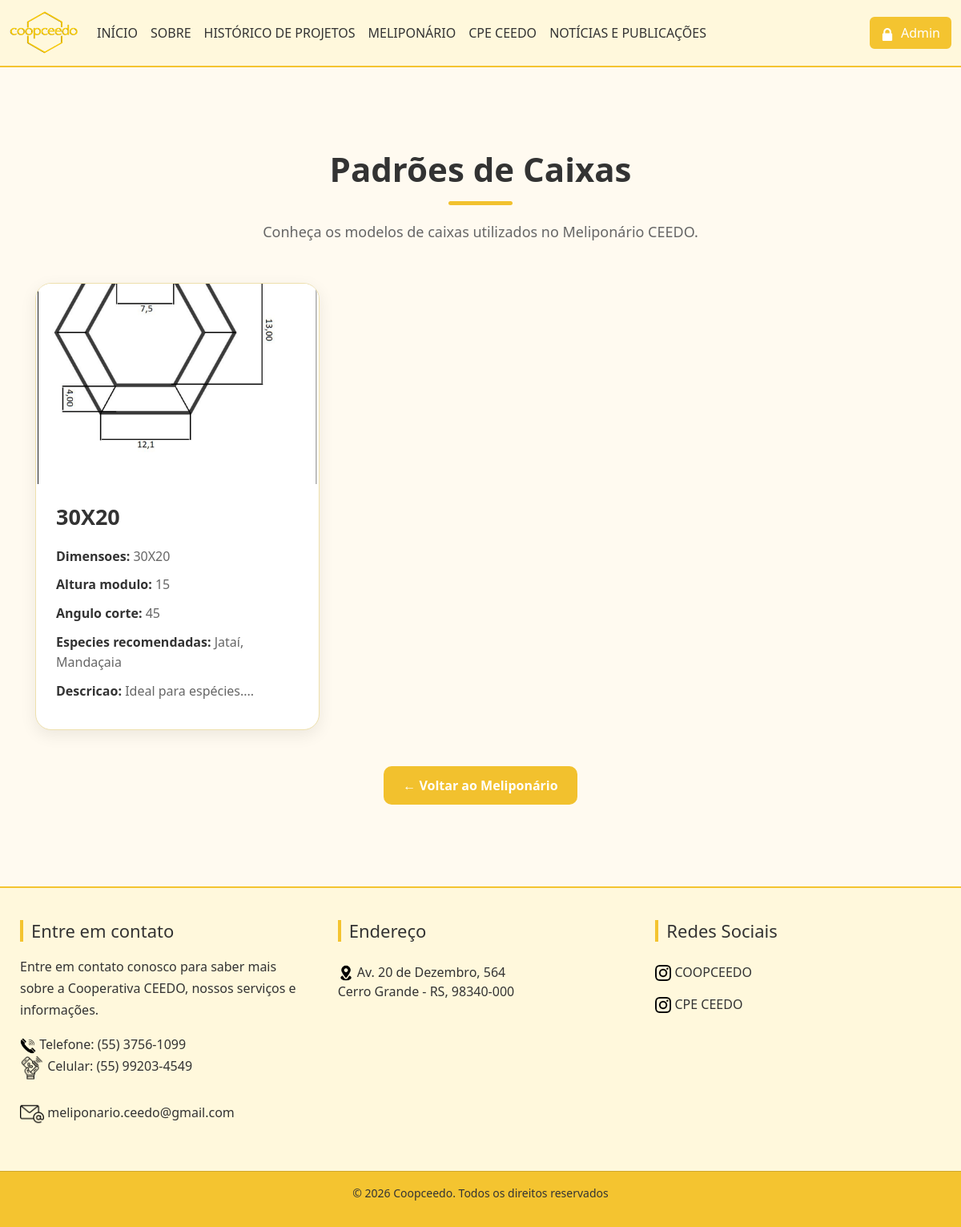
Before: /padroes_caixas.php with the older database file.
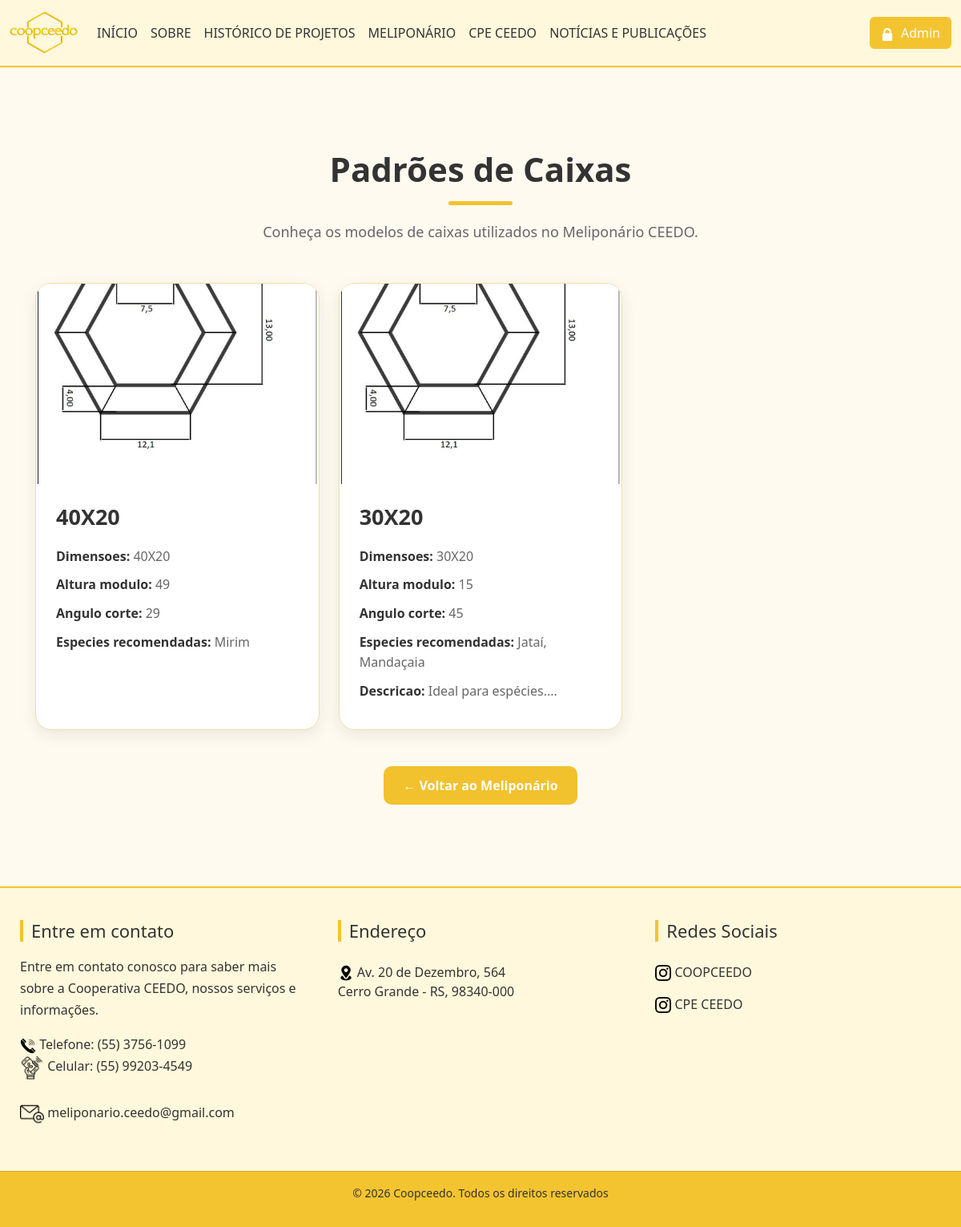
After: the same page with the newer database file.
### tables this page shows
CREATE TABLE `caixas` (
  `id` int(11) NOT NULL,
  `imagem` varchar(255) NOT NULL,
  `dimensoes` varchar(100) NOT NULL,
  `altura_modulo` int(11) NOT NULL,
  `angulo_corte` int(11) NOT NULL,
  `especies_recomendadas` varchar(200) NOT NULL,
  `descricao` text DEFAULT NULL
);

### padroes_caixas.php (the view, shortened to what this page needs)
<?php
$conexao = mysqli_connect("localhost", "root", "", "coopceedo");
mysqli_set_charset($conexao, "utf8mb4");
$sql = "SELECT * FROM caixas ORDER BY id DESC";
$resultado = mysqli_query($conexao, $sql);
$campos = [];
$estrutura = mysqli_query($conexao, "SHOW COLUMNS FROM caixas");
while ($campo = mysqli_fetch_assoc($estrutura)) {
    $campos[] = $campo['Field'];
}
$campo_imagem = null;
$possiveis_imagens = [
    'foto',
    'imagem',
    'foto_caixa',
    'imagem_caixa',
    'banner'
];
foreach ($possiveis_imagens as $possivel) {
    if (in_array($possivel, $campos)) {
        $campo_imagem = $possivel;
        break;
    }
}
?>
<!DOCTYPE html>
<html lang="pt-BR">
<head>
    <?php include 'includes_site/head.php'; ?>
</head>
<body>
    <?php include 'includes_site/header.php'; ?>
    <main>
        <section class="pagina-caixas">
            <div class="container">
                <div class="titulo-caixas">
                    <h1>
                        Padrões de Caixas
                    </h1>
                    <div class="linha-titulo"></div>
                    <p>
                        Conheça os modelos de caixas utilizados
                        no Meliponário CEEDO.
                    </p>
                </div>
                <div class="row g-4">
                    <?php if (mysqli_num_rows($resultado) > 0) { ?>
                        <?php while ($caixa = mysqli_fetch_assoc($resultado)) { ?>
                            <div class="col-12 col-md-6 col-lg-4">
                                <div class="card-caixa">
                                    <?php if (
                                        $campo_imagem &&
                                        !empty($caixa[$campo_imagem])
                                    ) { ?>
                                        <img
                                            src="./painel/uploads/<?php echo rawurlencode(basename($caixa[$campo_imagem])); ?>"
                                            alt="Padrão de caixa"
                                            class="imagem-caixa"
                                        >
                                    <?php } else { ?>
                                        <div class="sem-imagem">
                                            Imagem não cadastrada
                                        </div>
                                    <?php } ?>
                                    <div class="conteudo-caixa">
                                        <?php
                                        $titulo_mostrado = false;
                                        foreach ($campos as $campo) {
                                            if (
                                                $campo == 'id' ||
                                                $campo == $campo_imagem
                                            ) {
                                                continue;
                                            }
                                            if (!empty($caixa[$campo])) {
                                                if (!$titulo_mostrado) {
                                                    ?>
                                                    <h2 class="nome-caixa">
                                                        <?php
                                                        echo htmlspecialchars($caixa[$campo]);
                                                        ?>
                                                    </h2>
                                                    <?php
                                                    $titulo_mostrado = true;
                                                    continue;
                                                }
                                            }
                                        }
                                        ?>
                                        <?php
                                        foreach ($campos as $campo) {
                                            if (
                                                $campo == 'id' ||
                                                $campo == $campo_imagem
                                            ) {
                                                continue;
                                            }
                                            if (empty($caixa[$campo])) {
                                                continue;
                                            }
                                            $nome_exibicao = ucfirst(
                                                str_replace(
                                                    '_',
                                                    ' ',
                                                    $campo
                                                )
                                            );
                                            ?>
                                            <div class="informacao">
                                                <strong>
                                                    <?php echo htmlspecialchars($nome_exibicao); ?>:
                                                </strong>
                                                <?php
                                                echo nl2br(
                                                    htmlspecialchars($caixa[$campo])
                                                );
                                                ?>
                                            </div>
                                            <?php
                                        }
                                        ?>
                                    </div>
                                </div>
                            </div>
                        <?php } ?>
                    <?php } ?>
                </div>
                <div class="voltar">
                    <a href="meliponario.php">
                        ← Voltar ao Meliponário
                    </a>
                </div>
            </div>
        </section>
    </main>
    <?php include 'includes_site/footer.php'; ?>
</body>
</html>

### includes_site/head.php (shortened to what this page needs)
<link href="https://cdn.jsdelivr.net/npm/bootstrap@5.3.8/dist/css/bootstrap.min.css" rel="stylesheet">
<link rel="stylesheet" href="css/colors.css">
<link rel="stylesheet" href="css/style.css">

### includes_site/header.php (shortened to what this page needs)
<nav class="navbar navbar-expand-lg bg-light">
  <div class="container-fluid">
    <a class="navbar-brand" href="index.php">
      <img src="midias/logo.png" width="85" height="55" class="d-inline-block align-text-top" alt="Logo COOPCEEDO">
    </a>
    <div class="collapse navbar-collapse" id="navbarSupportedContent">
      <ul class="navbar-nav me-auto mb-2 mb-lg-0">
        <li class="nav-item"><a class="nav-link active" href="index.php">INÍCIO </a></li>
        <li class="nav-item"><a class="nav-link" href="sobre.php">SOBRE</a></li>
        <li class="nav-item"><a class="nav-link" href="historico_projetos.php">HISTÓRICO DE PROJETOS</a></li>
        <li class="nav-item"><a class="nav-link" href="meliponario.php">MELIPONÁRIO</a></li>
        <li class="nav-item"><a class="nav-link" href="cpe_ceedo.php">CPE CEEDO</a></li>
        <li class="nav-item"><a class="nav-link" href="noticias.php">NOTÍCIAS E PUBLICAÇÕES</a></li>
      </ul>
      <div class="d-flex ms-auto">
        <a href="login">
          <button class="btn btn-outline-success" type="button">
             <img src="midias/cadeado.png" alt="Cadeado" style="width: 16px; height: 16px; margin-right: 5px; vertical-align: middle;">
            Admin
          </button>
        </a>
      </div>
    </div>
  </div>
</nav>

### includes_site/footer.php
<footer class="footer">
    <div class="footer-content">
        <div class="footer-about">
            <h2>Entre em contato</h2>
            <p>
                Entre em contato conosco para saber mais sobre a Cooperativa CEEDO,
                nossos serviços e informações.
            </p>
            <p>
                <img src="midias/chamada-telefonica.png" width="20">
                Telefone: (55) 3756-1099<br>
                <img src="midias/celular.png" width="30">
                Celular: (55) 99203-4549<br><br>
                 <img src="midias/o-email.png" width="30">
                  meliponario.ceedo@gmail.com<br>
            </p>
        </div>
        <div class="footer-links">
            <h2>Endereço</h2>
            <a href="https://www.google.com/maps/place/Col%C3%A9gio+Estadual+Dr.+Dorvalino+Luciano+De+Souza/@-27.608603,-53.1685033,753m/data=!3m2!1e3!4b1!4m6!3m5!1s0x94fc9c7a449afacd:0x8f0cc9a34a5e507d!8m2!3d-27.608603!4d-53.165923!16s%2Fg%2F11cks68j6p?hl=pt-BR&entry=ttu&g_ep=EgoyMDI2MDgyNS4wIKXMDSoASAFQAw%3D%3D" target="_blank">
                <img src="midias/pin-de-localizacao.png" width="20">
                Av. 20 de Dezembro, 564<br>
                Cerro Grande - RS, 98340-000
            </a>
        </div>
        <div class="footer-social">
            <h2>Redes Sociais</h2>
            <a href="https://www.instagram.com/coop_ceedo?utm_source=ig_web_button_share_sheet&igsh=ZDNlZDc0MzIxNw%3D%3D" target="_blank">
                <img src="midias/instagram.png" width="20">
                 COOPCEEDO
            </a>
            <a href="https://www.instagram.com/cpe.ceedo/" target="_blank">
                <img src="midias/instagram.png" width="20">
                 CPE CEEDO
            </a>
        </div>
    </div>
    <div class="footer-copy">
        <p> © 2026 Coopceedo. Todos os direitos reservados</p>
    </div>
</footer>

### css/colors.css (style rules this page uses)
:root { --color-primary: #FFF8DC; --color-secondary: #F4C430; --color-light: #FAFAF5; --color-dark: #333333; --color-accent: #3A6EA5; }

### css/style.css (style rules this page uses)
html, body { height: 100%; margin: 0; font-family: 'Segoe UI', sans-serif; background-color: var(--color-light); color: var(--color-dark); display: flex; flex-direction: column; }
.navbar { background-color: var(--color-primary) !important; border-bottom: 2px solid var(--color-secondary); }
.navbar-brand { font-weight: bold; color: var(--color-dark) !important; }
.nav-link { color: var(--color-dark) !important; transition: 0.3s; }
.btn-outline-success { background-color: var(--color-secondary); border: 2px solid var(--color-secondary); color: #fff; font-weight: 500; }
main { flex: 1; padding: 2rem; }
.footer { width: 100%; margin-top: auto; flex-shrink: 0; background: var(--color-primary); color: var(--color-dark); border-top: 2px solid var(--color-secondary); }
.footer-content { max-width: 1200px; margin: auto; padding: 40px 25px; display: grid; grid-template-columns: repeat(auto-fit, minmax(250px, 1fr)); gap: 40px; }
.footer h2 { font-size: 22px; margin-bottom: 18px; border-left: 4px solid var(--color-secondary); padding-left: 10px; color: var(--color-dark); }
.footer p { line-height: 1.7; color: var(--color-dark); }
.footer-links, .footer-social { display: flex; flex-direction: column; }
.footer a { color: var(--color-dark); text-decoration: none; margin: 8px 0; transition: .3s; }
.footer-copy { text-align: center; padding: 15px; background: var(--color-secondary); font-size: 14px; border-top: 1px solid rgba(0,0,0,.15); color: #fff; }

### padroes_caixas.php (style rules this page uses)
body { background-color: #fffaf0; }
.pagina-caixas { padding: 70px 0; }
.titulo-caixas { text-align: center; margin-bottom: 50px; }
.titulo-caixas h1 { color: #333; font-size: 42px; font-weight: 700; margin-bottom: 15px; }
.linha-titulo { width: 80px; height: 5px; background-color: #f2c12e; border-radius: 10px; margin: 0 auto 20px; }
.titulo-caixas p { color: #666; font-size: 18px; }
.card-caixa { background-color: #fff; border-radius: 20px; overflow: hidden; height: 100%; box-shadow: 0 6px 20px rgba(0, 0, 0, 0.08); transition: 0.3s; border: 1px solid #eee0ad; }
.imagem-caixa { width: 100%; height: 250px; object-fit: cover; display: block; background-color: #f4f0df; }
.conteudo-caixa { padding: 25px; }
.nome-caixa { font-size: 27px; font-weight: 700; color: #333; margin-bottom: 20px; }
.informacao { color: #666; margin-bottom: 10px; line-height: 1.6; }
.informacao strong { color: #333; }
.voltar { text-align: center; margin-top: 45px; }
.voltar a { display: inline-block; padding: 12px 24px; background-color: #f2c12e; color: white; text-decoration: none; border-radius: 10px; font-weight: bold; }

Changed rows visible on the page:
added caixas: imagem (picture), dimensoes "40X20", nome_exibicao "Dimensoes", nome_exibicao "Altura modulo", altura_modulo "49", nome_exibicao "Angulo corte", angulo_corte "29", nome_exibicao "Especies recomendadas", especies_recomendadas "Mirim"
